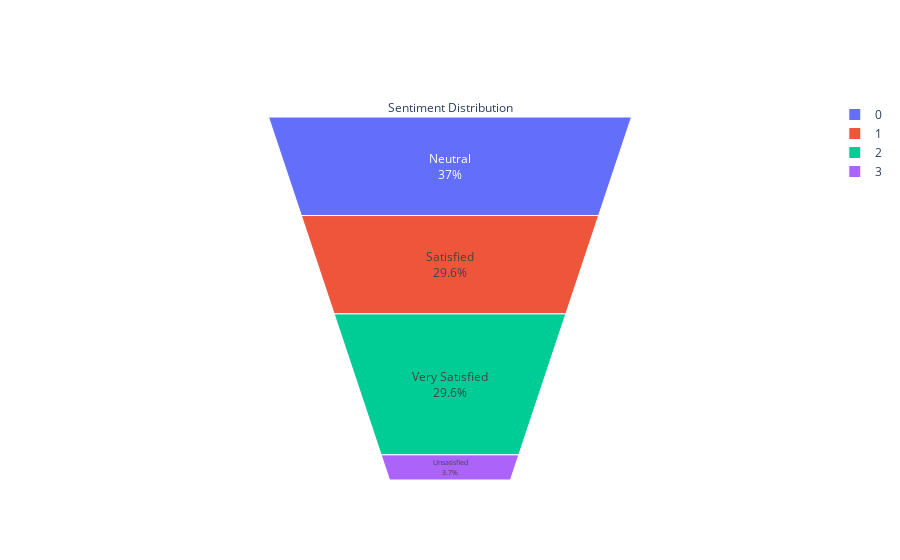

Notebook cell for this chart:
### Code cell
from plotly import graph_objs as go
var1 = df.groupby('Sentiment').count()['preprocessed_Text'].reset_index().sort_values(by='preprocessed_Text',ascending=False)
fig = go.Figure(go.Funnelarea(
    text =var1.Sentiment,
    values = var1.preprocessed_Text,
    title = {"position": "top center", "text": "Sentiment Distribution"}
    ))
fig.show()

### Figure 1 — Plotly figure (JSON) as saved in the notebook; plotly's stock layout.template omitted (floating-point values rounded to 4 significant figures)
{"data": [{"text": ["Neutral", "Satisfied", "Very Satisfied", "Unsatisfied"], "title": {"position": "top center", "text": "Sentiment Distribution"}, "type": "funnelarea", "values": [40, 32, 32, 4]}], "layout": {"autosize": true}}
